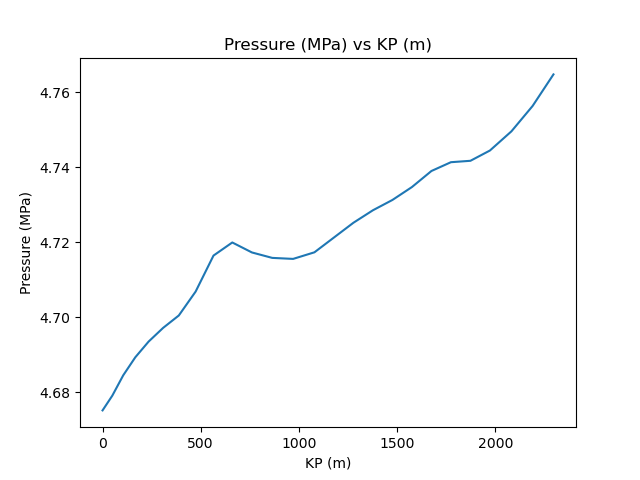

The Python source for this figure:
import numpy as np
import pandas as pd
from matplotlib import pyplot as plt

df = pd.read_csv('pressure.csv', skiprows=1)
df['Pressure (MPa)'] = df['Pressure (Pa)'] / 1_000_000

x = df['KP (m)']
y = df['Pressure (MPa)']

plt.xlabel('KP (m)')
plt.ylabel('Pressure (MPa)')
plt.title('Pressure (MPa) vs KP (m)')
plt.plot(x, y)
plt.savefig('plot.png')
plt.show()
